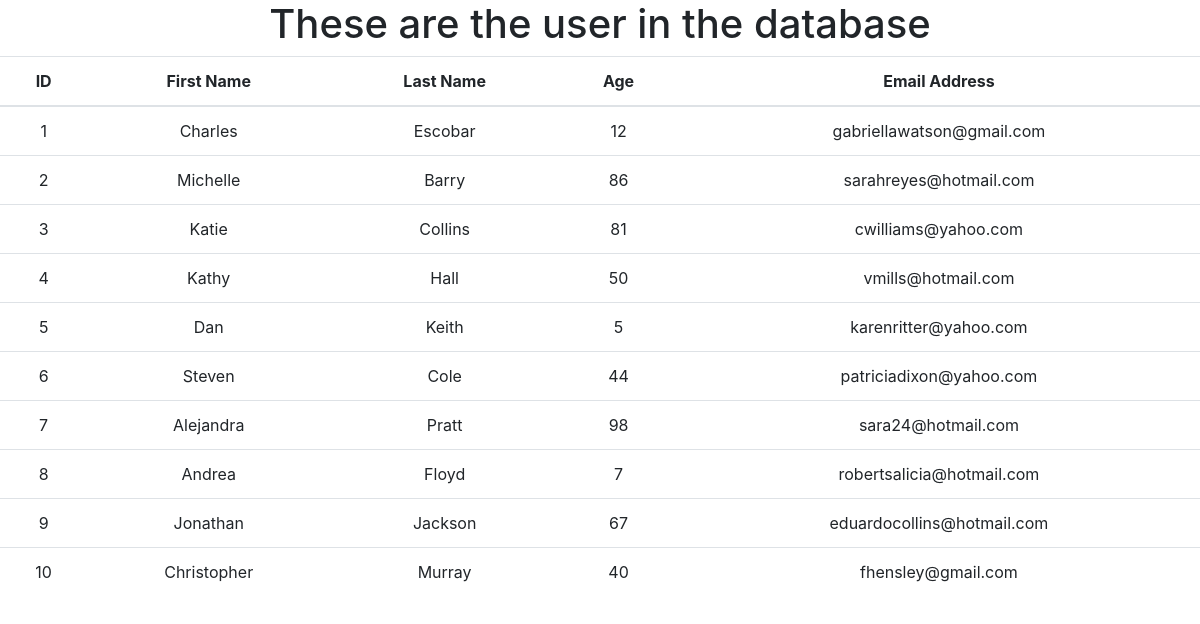
The page /user/ on the database its author committed.
### first_assessment/models.py (models this page shows, shortened)
class User(models.Model):
    id = models.AutoField(primary_key=True)
    first_name = models.CharField(max_length=40)
    last_name = models.CharField(max_length=40)
    age = models.IntegerField()
    email = models.EmailField(unique=True,null=False)

### first_assessment/views.py (the view)
# urls.py: path('user/',include('first_assessment.urls')),
def user(request):
    my_user = {'User' : User.objects.order_by('id')}
    return render(request,'first_assess_templates/user_info.html',context=my_user)

### templates/first_assess_templates/user_info.html (shortened to what this page needs)
<!DOCTYPE html>
{% load static %}
<html lang="en">
<head>
</head>
<body>
    <div>
    {% if User%}
        <h1 style="text-align: center;"> These are the user in the database </h1>
        <table class="table" style="text-align: center;">
            <thead>
                <th>ID</th>
                <th>First Name</th>
                <th>Last Name</th>
                <th>Age</th>
                <th>Email Address</th>
            </thead>
            {% for rec in User%}
            <tr>
                <td>{{rec.id}}</td>
                <td>{{rec.first_name}}</td>
                <td>{{rec.last_name}}</td>
                <td>{{rec.age}}</td>
                <td>{{rec.email}}</td>
            </tr>
            {% endfor%}
        </table>
    {%else%}
    <h2> No Record Found!!!!! </h2>
    {%endif%}
    </div>
    <link rel="stylesheet" href="https://cdn.jsdelivr.net/npm/bootstrap@4.5.3/dist/css/bootstrap.min.css">
</body>
</html>

### rows shown on the page
User: id "1", first_name "Charles", last_name "Escobar", age "12", email "gabriellawatson@gmail.com"
User: id "2", first_name "Michelle", last_name "Barry", age "86", email "sarahreyes@hotmail.com"
User: id "3", first_name "Katie", last_name "Collins", age "81", email "cwilliams@yahoo.com"
User: id "4", first_name "Kathy", last_name "Hall", age "50", email "vmills@hotmail.com"
User: id "5", first_name "Dan", last_name "Keith", age "5", email "karenritter@yahoo.com"
User: id "6", first_name "Steven", last_name "Cole", age "44", email "patriciadixon@yahoo.com"
User: id "7", first_name "Alejandra", last_name "Pratt", age "98", email "sara24@hotmail.com"
User: id "8", first_name "Andrea", last_name "Floyd", age "7", email "robertsalicia@hotmail.com"
User: id "9", first_name "Jonathan", last_name "Jackson", age "67", email "eduardocollins@hotmail.com"
User: id "10", first_name "Christopher", last_name "Murray", age "40", email "fhensley@gmail.com"
